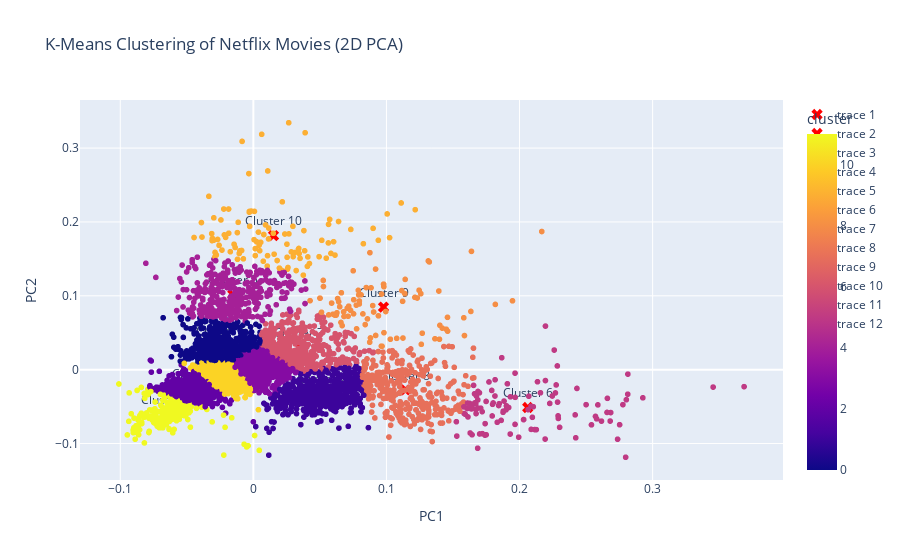

Here is the notebook cell this chart was saved with:
### Code cell
import plotly.express as px
import plotly.graph_objs as go


# Fit PCA
pca = PCA(n_components=2)
principal_components = pca.fit_transform(features.toarray())

# Add PCA components to the DataFrame for plotting
movies2['PC1'] = principal_components[:, 0]
movies2['PC2'] = principal_components[:, 1]

# Fit K-Means clustering
k = 12  # Set the number of clusters
kmeans = KMeans(n_clusters=k)
movies2['cluster'] = kmeans.fit_predict(principal_components)

# Calculate and plot the centroids in PCA space
centroids = kmeans.cluster_centers_

# Create the scatter plot with clusters
fig = px.scatter(movies2, x='PC1', y='PC2', color='cluster', title='K-Means Clustering of Netflix Movies (2D PCA)',
                 hover_data=['title'])  # Assuming 'title' is a column in your DataFrame

# Add centroids to the plot
for i in range(k):
    fig.add_trace(go.Scatter(
        x=[centroids[i, 0]],
        y=[centroids[i, 1]],
        mode='markers+text',
        text=[f'Cluster {i+1}'],
        textposition='top center',
        marker=dict(size=10, color='red', symbol='x'),
        hoverinfo='text'
    ))

fig.show()

### Figure 1 — Plotly figure (JSON) as saved in the notebook; plotly's stock layout.template omitted (floating-point values rounded to 4 significant figures; data arrays with more than 128 entries replaced by an {"elided": "..."} marker saying what was removed)
{"data": [{"customdata": {"elided": "6126x1 str values"}, "hovertemplate": "PC1=%{x}<br>PC2=%{y}<br>title=%{customdata[0]}<br>cluster=%{marker.color}<extra></extra>", "legendgroup": "", "marker": {"color": {"elided": "6126 int values"}, "coloraxis": "coloraxis", "symbol": "circle"}, "mode": "markers", "name": "", "showlegend": false, "type": "scattergl", "x": {"elided": "6126 float values"}, "xaxis": "x", "y": {"elided": "6126 float values"}, "yaxis": "y"}, {"hoverinfo": "text", "marker": {"color": "red", "size": 10, "symbol": "x"}, "mode": "markers+text", "text": ["Cluster 1"], "textposition": "top center", "type": "scatter", "x": [-0.02443], "y": [0.03291]}, {"hoverinfo": "text", "marker": {"color": "red", "size": 10, "symbol": "x"}, "mode": "markers+text", "text": ["Cluster 2"], "textposition": "top center", "type": "scatter", "x": [0.05132], "y": [-0.03249]}, {"hoverinfo": "text", "marker": {"color": "red", "size": 10, "symbol": "x"}, "mode": "markers+text", "text": ["Cluster 3"], "textposition": "top center", "type": "scatter", "x": [-0.042], "y": [-0.02492]}, {"hoverinfo": "text", "marker": {"color": "red", "size": 10, "symbol": "x"}, "mode": "markers+text", "text": ["Cluster 4"], "textposition": "top center", "type": "scatter", "x": [0.002651], "y": [0.001229]}, {"hoverinfo": "text", "marker": {"color": "red", "size": 10, "symbol": "x"}, "mode": "markers+text", "text": ["Cluster 5"], "textposition": "top center", "type": "scatter", "x": [-0.01547], "y": [0.1018]}, {"hoverinfo": "text", "marker": {"color": "red", "size": 10, "symbol": "x"}, "mode": "markers+text", "text": ["Cluster 6"], "textposition": "top center", "type": "scatter", "x": [0.2062], "y": [-0.05119]}, {"hoverinfo": "text", "marker": {"color": "red", "size": 10, "symbol": "x"}, "mode": "markers+text", "text": ["Cluster 7"], "textposition": "top center", "type": "scatter", "x": [0.03461], "y": [0.02998]}, {"hoverinfo": "text", "marker": {"color": "red", "size": 10, "symbol": "x"}, "mode": "markers+text", "text": ["Cluster 8"], "textposition": "top center", "type": "scatter", "x": [0.1142], "y": [-0.0273]}, {"hoverinfo": "text", "marker": {"color": "red", "size": 10, "symbol": "x"}, "mode": "markers+text", "text": ["Cluster 9"], "textposition": "top center", "type": "scatter", "x": [0.0978], "y": [0.08476]}, {"hoverinfo": "text", "marker": {"color": "red", "size": 10, "symbol": "x"}, "mode": "markers+text", "text": ["Cluster 10"], "textposition": "top center", "type": "scatter", "x": [0.01513], "y": [0.1815]}, {"hoverinfo": "text", "marker": {"color": "red", "size": 10, "symbol": "x"}, "mode": "markers+text", "text": ["Cluster 11"], "textposition": "top center", "type": "scatter", "x": [-0.02341], "y": [-0.01112]}, {"hoverinfo": "text", "marker": {"color": "red", "size": 10, "symbol": "x"}, "mode": "markers+text", "text": ["Cluster 12"], "textposition": "top center", "type": "scatter", "x": [-0.063], "y": [-0.05989]}], "layout": {"coloraxis": {"colorbar": {"title": {"text": "cluster"}}, "colorscale": [[0, "#0d0887"], [0.1111, "#46039f"], [0.2222, "#7201a8"], [0.3333, "#9c179e"], [0.4444, "#bd3786"], [0.5556, "#d8576b"], [0.6667, "#ed7953"], [0.7778, "#fb9f3a"], [0.8889, "#fdca26"], [1, "#f0f921"]]}, "legend": {"tracegroupgap": 0}, "title": {"text": "K-Means Clustering of Netflix Movies (2D PCA)"}, "xaxis": {"anchor": "y", "domain": [0, 1], "title": {"text": "PC1"}}, "yaxis": {"anchor": "x", "domain": [0, 1], "title": {"text": "PC2"}}}}
